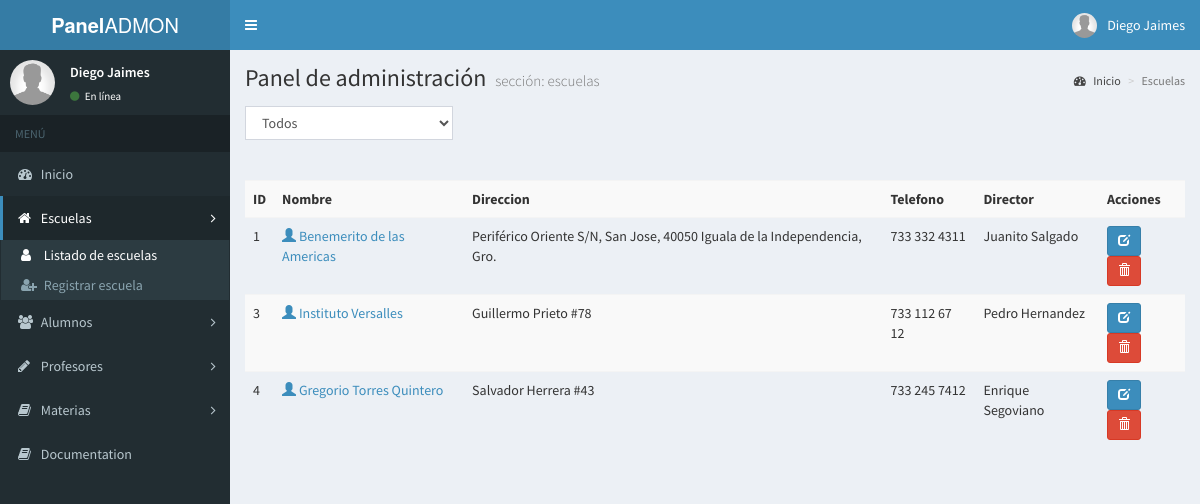
Screenshot of /admin/escuelas.php (signed in) with the database file from the repository.
### tables this page shows
CREATE TABLE `escuela` (
  `id` int(11) NOT NULL,
  `nombre` varchar(50) DEFAULT NULL,
  `direccion` varchar(100) DEFAULT NULL,
  `telefono` varchar(15) DEFAULT NULL,
  `director` varchar(70) DEFAULT NULL,
  `identificador` char(2) NOT NULL DEFAULT ''
);

### admin/escuelas.php (the view, shortened to what this page needs)
<?php
  include("bin/conexion.php");
  if($_SESSION["id_usuario"] == TRUE && $_SESSION["cargo"] == "admin")
  {
?>
<!DOCTYPE html>
<html>
<head>
  <?php include_once(__DIR__."/bin/header.php"); ?>
</head>
<body class="hold-transition skin-blue sidebar-mini">
<div class="wrapper">
  <?php include_once(__DIR__."/bin/cabeza.php"); ?>
  <?php include_once(__DIR__."/bin/sidebar.php"); ?>
  <div class="content-wrapper">
    <section class="content-header">
      <h1>
        Panel de administración
        <small>sección: escuelas</small>
      </h1>
      <ol class="breadcrumb">
        <li><a href="/Estadias/admin/"><i class="fa fa-dashboard"></i> Inicio</a></li>
        <li class="active">Escuelas</li>
      </ol>
    </section>
    <section class="content">
      <form class="form-inline" method="get">
        <div class="form-group">
          <select name="filter" class="form-control" onchange="form.submit()">
            <?php $filter = (isset($_GET['filter']) ? strtolower($_GET['filter']) : NULL);  ?>
            <option value="">Todos</option>
          </select>
        </div>
      </form><br>
      <br />
      <div class="table-responsive">
      <table class="table table-striped table-hover">
        <tr>
                    <th>ID</th>
                    <th>Nombre</th>
                    <th>Direccion</th>
                    <th>Telefono</th>
                    <th>Director</th>
                    <th>Acciones</th>
        </tr>
        <?php
        if($filter){
          $sql = mysqli_query($mysqli, "SELECT * FROM escuela WHERE id='$filter' ORDER BY ID ASC");
        }else{
          $sql = mysqli_query($mysqli, "SELECT * FROM escuela ORDER BY ID ASC");
        }
        if(mysqli_num_rows($sql) == 0){
          echo '<tr><td colspan="8">No hay datos.</td></tr>';
        }else{
          while($row = mysqli_fetch_assoc($sql)){
            echo '
            <tr>
              <b><td>'.strtoupper($row['id']).'</td></b>
              <td><a href="escuelas-perfil.php?nik='.$row['id'].'"><span class="glyphicon glyphicon-user" aria-hidden="true"></span> '.$row['nombre'].'</a></td>
                            <td>'.$row['direccion'].'</td>
                            <td>'.$row['telefono'].'</td>
                            <td>'.$row['director'].'</td>
             ';
            echo '
              <td>
                <a href="escuelas-edit.php?nik='.$row['id'].'" title="Editar datos" class="btn btn-primary btn-sm"><span class="glyphicon glyphicon-edit" aria-hidden="true"></span></a>
                <a href="escuelas.php?aksi=delete&nik='.$row['id'].'" title="Eliminar" onclick="return confirm(\'Esta seguro de borrar los datos '.$row['nombre'].'?\')" class="btn btn-danger btn-sm"><span class="glyphicon glyphicon-trash" aria-hidden="true"></span></a>
              </td>
            </tr>
            ';
          }
        }
        ?>
      </table>
      </div>
    </section>
  </div>
</div>
</body>
</html>
<?php
  } else {
    header("Location: /Estadias/admin/login.php");
  }
 ?>

### admin/bin/header.php (shortened to what this page needs)
<link rel="stylesheet" href="./bower_components/bootstrap/dist/css/bootstrap.min.css">
<link rel="stylesheet" href="./bower_components/font-awesome/css/font-awesome.min.css">
<link rel="stylesheet" href="./bower_components/Ionicons/css/ionicons.min.css">
<link rel="stylesheet" href="./dist/css/AdminLTE.min.css">
<link rel="stylesheet" href="./dist/css/skins/_all-skins.min.css">
<link rel="stylesheet" href="./bower_components/morris.js/morris.css">
<link rel="stylesheet" href="./bower_components/jvectormap/jquery-jvectormap.css">
<link rel="stylesheet" href="./bower_components/bootstrap-datepicker/dist/css/bootstrap-datepicker.min.css">
<link rel="stylesheet" href="./bower_components/bootstrap-daterangepicker/daterangepicker.css">
<link rel="stylesheet" href="./plugins/bootstrap-wysihtml5/bootstrap3-wysihtml5.min.css">

### admin/bin/cabeza.php (shortened to what this page needs)
<header class="main-header">
  <a href="index.php" class="logo">
    <span class="logo-lg"><b>Panel</b>ADMON</span>
  </a>
  <nav class="navbar navbar-static-top">
    <a href="#" class="sidebar-toggle" data-toggle="push-menu" role="button">
    </a>
    <div class="navbar-custom-menu">
      <ul class="nav navbar-nav">
        <li class="dropdown user user-menu">
          <a href="#" class="dropdown-toggle" data-toggle="dropdown">
            <img src="dist/img/user2-160x160.jpg" class="user-image" alt="User Image">
            <span class="hidden-xs"><?php echo $_SESSION['nombre'] . ' ' . $_SESSION['apellidoP'] ?></span>
          </a>
        </li>
      </ul>
    </div>
  </nav>
</header>

### admin/bin/sidebar.php (shortened to what this page needs)
<aside class="main-sidebar">
    <section class="sidebar">
      <div class="user-panel">
        <div class="pull-left image">
          <img src="dist/img/user2-160x160.jpg" class="img-circle" alt="User Image">
        </div>
        <div class="pull-left info">
          <p><?php echo ucfirst($_SESSION['nombre'])." " .ucfirst($_SESSION['apellidoP']) ?></p>
          <a href="#"><i class="fa fa-circle text-success"></i> En línea</a>
        </div>
      </div>
      <ul class="sidebar-menu" data-widget="tree">
        <li class="header">MENÚ</li>
        <?php if($_SESSION["id_usuario"] == TRUE && $_SESSION["cargo"] == "admin")
        { ?>
        <li <?php if ($_SERVER['PHP_SELF'] == '/Estadias/admin/index.php') echo ' class="active"';?>><a href="/Estadias/admin/index.php"><i class="fa fa-dashboard"></i> <span>Inicio</span></a></li>
        <li class="treeview <?php if($_SERVER['PHP_SELF'] == '/Estadias/admin/escuelas.php' || $_SERVER['PHP_SELF'] == '/Estadias/admin/escuelas-registrar.php') echo 'active';?>">
          <a href="#">
            <i class="fa fa-home"></i> <span>Escuelas</span>
            <span class="pull-right-container">
              <i class="fa fa-angle-right pull-left"></i>
            </span>
          </a>
          <ul class="treeview-menu">
            <li<?php if ($_SERVER['PHP_SELF'] == '/Estadias/admin/escuelas.php') echo ' class="active"';?>>
              <a href="/Estadias/admin/escuelas.php"><i class="fa fa-user"></i> Listado de escuelas</a></li>
            <li<?php if ($_SERVER['PHP_SELF'] == '/Estadias/admin/escuelas-registrar.php') echo ' class="active"';?>>
              <a href="/Estadias/admin/escuelas-registrar.php"><i class="fa fa-user-plus"></i> Registrar escuela</a></li>
          </ul>
        </li>
                <li class="treeview <?php if($_SERVER['PHP_SELF'] == '/Estadias/admin/alumnos.php' || $_SERVER['PHP_SELF'] == '/Estadias/admin/alumnos-registrar.php') echo 'active';?>">
          <a href="#">
            <i class="fa fa-users"></i> <span>Alumnos</span>
            <span class="pull-right-container">
              <i class="fa fa-angle-right pull-left"></i>
            </span>
          </a>
        </li>
          <li class="treeview <?php if($_SERVER['PHP_SELF'] == '/Estadias/admin/profesores.php' || $_SERVER['PHP_SELF'] == '/Estadias/admin/profesores-registrar.php') echo 'active';?>">
          <a href="#">
            <i class="fa fa-pencil"></i> <span>Profesores</span>
            <span class="pull-right-container">
              <i class="fa fa-angle-right pull-left"></i>
            </span>
          </a>
        </li>
        <li class="treeview <?php if($_SERVER['PHP_SELF'] == '/Estadias/admin/materias.php' || $_SERVER['PHP_SELF'] == '/Estadias/admin/materias.php') echo 'active';?>">
          <a href="#">
            <i class="fa fa-book"></i> <span>Materias</span>
            <span class="pull-right-container">
              <i class="fa fa-angle-right pull-left"></i>
            </span>
          </a>
        </li>
        <li><a href="https://adminlte.io/docs"><i class="fa fa-book"></i> <span>Documentation</span></a></li>
        </ul>
        <?php } ?>
    </section>
  </aside>

### rows the page displays
escuela: id "1", nombre "Benemerito de las Americas", direccion "Periférico Oriente S/N, San Jose, 40050 Iguala de la Independencia, Gro.", telefono "733 332 4311", director "Juanito Salgado"
escuela: id "3", nombre "Instituto Versalles", direccion "Guillermo Prieto #78", telefono "733 112 67 12", director "Pedro Hernandez"
escuela: id "4", nombre "Gregorio Torres Quintero", direccion "Salvador Herrera #43", telefono "733 245 7412", director "Enrique Segoviano"

### other values shown
$_SESSION['nombre'] "Diego"
$_SESSION['apellidoP'] "Jaimes"
